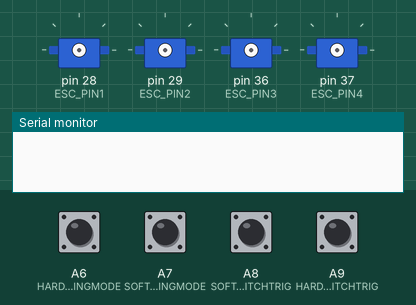
Simulated run of this program. Board: Teensy 4. Parts: 4 × servo, the last lines printed to the serial monitor. The inputs (shaded band) are chosen by the test bench; at power-on: A6 (HARDWAREOPERATINGMODE), A7 (SOFTWAREOPERATINGMODE), A8 (SOFTWAREKILLSWITCHTRIG), A9 (HARDWAREKILLSWITCHTRIG) LOW.

Above: at 0.0 s.
At 20.1 s:
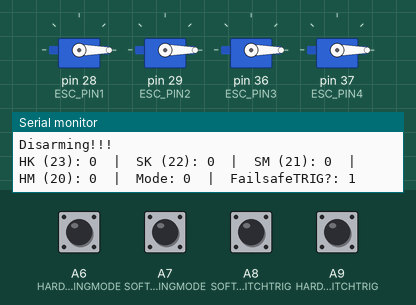
Timing chart, 0 to 21.6 s (numbered marks = the images above):
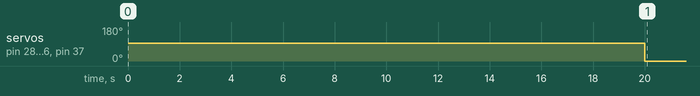

The program:

main.cpp
```cpp
#include <Arduino.h>
#include <Servo.h>
#include <Wire.h>
#include "failSafe.h"

//Refer to the last 8 rows of the table https://vortex.a2hosted.com/index.php/ASV_Fail_Safe#Teensy_connections_(SW)
#define HARDWAREKILLSWITCHTRIG 23
#define SOFTWAREKILLSWITCHTRIG 22
#define HARDWAREOPERATINGMODE 20

// DELETE THIS (START) ==================================================
#define SOFTWAREOPERATINGMODE 21 // Unecessary pin, Teensy doesnt need to know Software mode because it just need to know PWM signal, no matter the mode it will just go with the PWM signal
// DELETE THIS (STOP) ==================================================

#define ESC_PIN1 28
#define ESC_PIN2 29
#define ESC_PIN3 36
#define ESC_PIN4 37
#define ARMING_PWM 1500 // 1500 ms
#define STARTUP_DELAY 15000 // 15 s
#define FAILSAFE_CHECK_INTERVAL 500 // 500 ms
#define I2C_SDA_PIN 18
#define I2C_SCL_PIN 19
#define I2C_ADDRESS 0x21


void arm_thrusters();
void disarm_thrusters();
void drive_thrusters(int PWM_ESC1, int PWM_ESC2, int PWM_ESC3, int PWM_ESC4);
void receiveMessage(int bytes);

Servo ESC1;
Servo ESC2;
Servo ESC3;
Servo ESC4;

unsigned long failsafeTimerLastCheck = 0;
bool isArmed = false;

void setup() {
  // Set up debugging
  Serial.begin(9600);
  delay(5000);

  Serial.println("Configuring failsafe pins...");
  pinMode(HARDWAREKILLSWITCHTRIG, INPUT);
  pinMode(SOFTWAREKILLSWITCHTRIG, INPUT);
  pinMode(SOFTWAREOPERATINGMODE, INPUT);
  pinMode(HARDWAREOPERATINGMODE, INPUT);

  Serial.println("Configuring ESCs...");
  ESC1.attach(ESC_PIN1);
  ESC2.attach(ESC_PIN2);
  ESC3.attach(ESC_PIN3);
  ESC4.attach(ESC_PIN4);
  arm_thrusters();

  Serial.println("Gib a sec :)");
  delay(STARTUP_DELAY);

  Serial.println("Setting up I2C communication...");
  Wire.setSDA(I2C_SDA_PIN);
  Wire.setSCL(I2C_SCL_PIN);
  Wire.begin(I2C_ADDRESS); // Join the I2C bus as a slave
  Wire.onReceive(receiveMessage); // Register the receive event handler
}

void loop() {
  if (millis() - failsafeTimerLastCheck > FAILSAFE_CHECK_INTERVAL) {
    /*
    -1: ERROR

    0: Hardware operation mode
    1: Software operation mode
    */
    int operationMode = operatingModeStatus(HARDWAREOPERATINGMODE);

    bool failsafeTriggered = failSafeStatus(HARDWAREKILLSWITCHTRIG, SOFTWAREKILLSWITCHTRIG);

    if (isArmed && (failsafeTriggered || operationMode == -1 || operationMode == 0)) {
      Serial.println("Disarming!!!");
      disarm_thrusters();
    }
    else if (!isArmed && !failsafeTriggered && operationMode == 1) {
      Serial.println("Arming...");
      arm_thrusters();
    }

    failsafeTimerLastCheck = millis();
    Serial.print("HK (23): ");Serial.print(digitalRead(HARDWAREKILLSWITCHTRIG));
    Serial.print("  |  SK (22): ");Serial.print(digitalRead(SOFTWAREKILLSWITCHTRIG));
    Serial.print("  |  SM (21): ");Serial.print(digitalRead(SOFTWAREOPERATINGMODE));
    Serial.print("  |  HM (20): ");Serial.print(digitalRead(HARDWAREOPERATINGMODE));
    Serial.print("  |  Mode: ");Serial.print(operationMode);
    Serial.print("  |  FailsafeTRIG?: ");Serial.print(failsafeTriggered);
    Serial.println();
  }
}

void arm_thrusters() {
  isArmed = true;
  ESC1.writeMicroseconds(ARMING_PWM);
  ESC2.writeMicroseconds(ARMING_PWM);
  ESC3.writeMicroseconds(ARMING_PWM);
  ESC4.writeMicroseconds(ARMING_PWM);
}

void disarm_thrusters() {
  isArmed = false;
  drive_thrusters(0, 0, 0, 0);
}

void drive_thrusters(int PWM_ESC1, int PWM_ESC2, int PWM_ESC3, int PWM_ESC4) {
  ESC1.writeMicroseconds(PWM_ESC1);
  ESC2.writeMicroseconds(PWM_ESC2);
  ESC3.writeMicroseconds(PWM_ESC3);
  ESC4.writeMicroseconds(PWM_ESC4);
}

void receiveMessage(int bytes) {
  if (bytes == 8) { // Check if 8 bytes (4 x 16-bit integers) are received
    int PWM_values[4];

    // Read the I2C data and convert bytes to 16-bit integers
    for (int i = 0; i < 4; i++) {
      int msb = Wire.read();
      int lsb = Wire.read();
      PWM_values[i] = (msb << 8) | lsb;
    }

    // Drive thrusters
    if (isArmed) {
      drive_thrusters(PWM_values[0], PWM_values[1], PWM_values[2], PWM_values[3]);

      // Debugging
      Serial.print("PWM values: ");
      for (int i = 0; i < 4; i++) {
        Serial.print(PWM_values[i]);
        Serial.print(" ");
      }
      Serial.println();
    }
    else {
      Serial.println("Thrusters not armed!");
    }
  } else {
    disarm_thrusters();
    Serial.println("Invalid data length received!");
  }
}
```

Measured:
- by itself, servo on pin 28 (ESC_PIN1), servo on pin 29 (ESC_PIN2), servo on pin 36 (ESC_PIN3), servo on pin 37 (ESC_PIN4): 93° → 0° at 20.0 s
